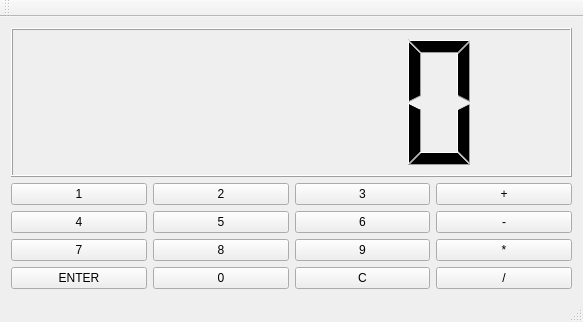
<?xml version="1.0" encoding="UTF-8"?>
<ui version="4.0">
 <class>MainWindow</class>
 <widget class="QMainWindow" name="MainWindow">
  <property name="geometry">
   <rect>
    <x>0</x>
    <y>0</y>
    <width>583</width>
    <height>322</height>
   </rect>
  </property>
  <property name="windowTitle">
   <string>MainWindow</string>
  </property>
  <widget class="QWidget" name="centralWidget">
   <layout class="QGridLayout" name="gridLayout">
    <item row="0" column="0" colspan="4">
     <widget class="QLCDNumber" name="lcdNumber"/>
    </item>
    <item row="1" column="0">
     <widget class="QPushButton" name="b1">
      <property name="text">
       <string>1</string>
      </property>
     </widget>
    </item>
    <item row="1" column="1">
     <widget class="QPushButton" name="b2">
      <property name="text">
       <string>2</string>
      </property>
     </widget>
    </item>
    <item row="1" column="2">
     <widget class="QPushButton" name="b3">
      <property name="text">
       <string>3</string>
      </property>
     </widget>
    </item>
    <item row="1" column="3">
     <widget class="QPushButton" name="bMais">
      <property name="text">
       <string>+</string>
      </property>
     </widget>
    </item>
    <item row="2" column="0">
     <widget class="QPushButton" name="b4">
      <property name="text">
       <string>4</string>
      </property>
     </widget>
    </item>
    <item row="2" column="1">
     <widget class="QPushButton" name="b5">
      <property name="text">
       <string>5</string>
      </property>
     </widget>
    </item>
    <item row="2" column="2">
     <widget class="QPushButton" name="b6">
      <property name="text">
       <string>6</string>
      </property>
     </widget>
    </item>
    <item row="4" column="0">
     <widget class="QPushButton" name="b7">
      <property name="text">
       <string>7</string>
      </property>
     </widget>
    </item>
    <item row="4" column="1">
     <widget class="QPushButton" name="b8">
      <property name="text">
       <string>8</string>
      </property>
     </widget>
    </item>
    <item row="4" column="3">
     <widget class="QPushButton" name="bVezes">
      <property name="text">
       <string>*</string>
      </property>
     </widget>
    </item>
    <item row="6" column="0">
     <widget class="QPushButton" name="bEnter">
      <property name="text">
       <string>ENTER</string>
      </property>
     </widget>
    </item>
    <item row="6" column="1">
     <widget class="QPushButton" name="b0">
      <property name="text">
       <string>0</string>
      </property>
     </widget>
    </item>
    <item row="6" column="2">
     <widget class="QPushButton" name="bC">
      <property name="text">
       <string>C</string>
      </property>
     </widget>
    </item>
    <item row="6" column="3">
     <widget class="QPushButton" name="bDiv">
      <property name="text">
       <string>/</string>
      </property>
     </widget>
    </item>
    <item row="2" column="3">
     <widget class="QPushButton" name="bMenos">
      <property name="text">
       <string>-</string>
      </property>
     </widget>
    </item>
    <item row="4" column="2">
     <widget class="QPushButton" name="b9">
      <property name="text">
       <string>9</string>
      </property>
     </widget>
    </item>
   </layout>
  </widget>
  <widget class="QMenuBar" name="menuBar">
   <property name="geometry">
    <rect>
     <x>0</x>
     <y>0</y>
     <width>583</width>
     <height>21</height>
    </rect>
   </property>
  </widget>
  <widget class="QToolBar" name="mainToolBar">
   <attribute name="toolBarArea">
    <enum>TopToolBarArea</enum>
   </attribute>
   <attribute name="toolBarBreak">
    <bool>false</bool>
   </attribute>
  </widget>
  <widget class="QStatusBar" name="statusBar"/>
 </widget>
 <layoutdefault spacing="6" margin="11"/>
 <resources/>
 <connections/>
</ui>
